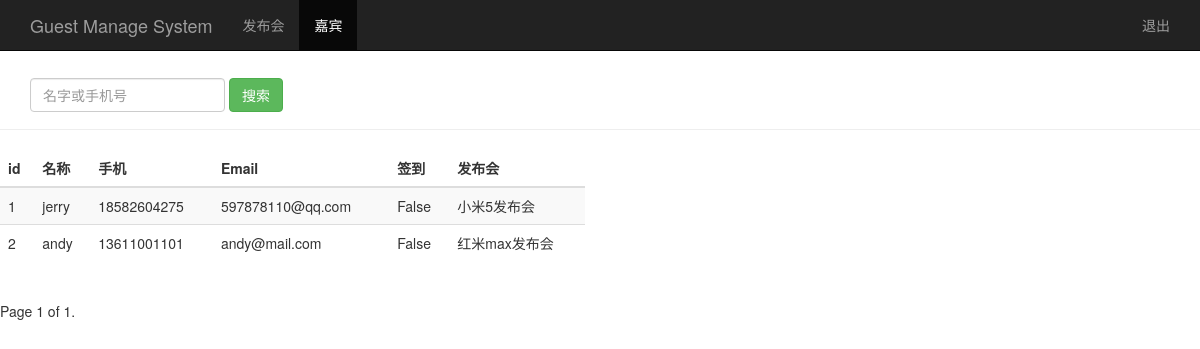
/guest_manage/, run on the app's committed database.
### sign/models.py (models this page shows, shortened)
class Guest(models.Model):
    event = models.ForeignKey(Event, on_delete=models.CASCADE)  # 关联发布会id
    realname = models.CharField(max_length=64)  # 姓名
    phone = models.CharField(max_length=11)  # 手机号
    email = models.EmailField()  # 邮箱
    sign = models.BooleanField()  # 签到状态
    create_time = models.DateTimeField(auto_now=True)  # 创建时间（自动获取当前时间）
    class Meta:
        unique_together = ("event", "phone")

class Event(models.Model):
    name = models.CharField(max_length=100)  # 发布会标题
    limit = models.IntegerField()  # 参加人数
    status = models.BooleanField()  # 状态
    address = models.CharField(max_length=200)  # 地址
    start_time = models.DateTimeField('events time')  # 发布会时间
    create_time = models.DateTimeField(auto_now=True)  # 创建时间（自动获取当前时间）
    def __str__(self):
        return self.name

### sign/views.py (the view)
# urls.py: url(r'^guest_manage/$', views.guest_manage),  # 进入嘉宾管理页
def guest_manage(request):
    username = request.session.get('user', '')
    guest_list = Guest.objects.all()
    paginator = Paginator(guest_list, 2)
    page = request.GET.get('page')
    try:
        contacts = paginator.page(page)
    except PageNotAnInteger:
        contacts = paginator.page(1)
    except EmptyPage:
        contacts = paginator.page(paginator.num_pages)
    return render(request, "guest_manage.html", {"user": username, "guests": contacts})

### sign/templates/guest_manage.html (shortened to what this page needs)
<!DOCTYPE html>
<html lang="en">
<head>
    {% load bootstrap3 %}
    {% bootstrap_css %}
</head>
<body>
<nav class="navbar navbar-inverse navbar-fixed-top">
    <div class="container">
        <div class="navbar-header">
            <a class="navbar-brand" href="/event_manage/">Guest Manage System</a>
        </div>
        <div id="navbar" class="collapse navbar-collapse">
            <ul class="nav navbar-nav">
                <li><a href="/event_manage/">发布会</a></li>
                <li class="active"><a href="#">嘉宾</a></li>
            </ul>
            <ul class="nav navbar-nav navbar-right">
                <li><a href="#">{{user}}</a></li>
                <li><a href="/logout/">退出</a></li>
            </ul>
        </div>
    </div>
</nav>
<div class="page-header" style="padding-top:30px;">
<div id="navbar" class="navbar-collapse collapse">
<form class="navbar-form" method="get" action="/guest_search/">
<div class="form-group">
<input name="name" type="text" placeholder="名字或手机号" class="form-control">
</div>
<button type="submit" class="btn btn-success">搜索</button>
</form>
</div>
</div>
<div class="row" style="padding-top:0px;">
    <div class="col-md-6">
        <table class="table table-striped">
            <thead>
            <tr>
                <th>id</th>
                <th>名称</th>
                <th>手机</th>
                <th>Email</th>
                <th>签到</th>
                <th>发布会</th>
            </tr>
            </thead>
            <tbody>
            {% for guest in guests %}
            <tr>
                <td>{{ guest.id }}</td>
                <td>{{ guest.realname }}</td>
                <td>{{ guest.phone }}</td>
                <td>{{ guest.email }}</td>
                <td>{{ guest.sign }}</td>
                <td>{{ guest.event }}</td>
            </tr>
            {% endfor %}
            </tbody>
        </table>
    </div>
</div>
<div class="pagination">
<span class="step-links">
<span class="current">
Page {{ guests.number }} of {{ guests.paginator.num_pages }}.
</span>
</span>
</div>
</body>
</html>

### data on the page
Guest: id "1", realname "jerry", phone "18582604275", email "597878110@qq.com", sign "False", event "小米5发布会"
Guest: id "2", realname "andy", phone "13611001101", email "andy@mail.com", sign "False", event "红米max发布会"

### other printed values
{{ guests.number }} "1"
{{ guests.paginator.num_pages }} "1"
